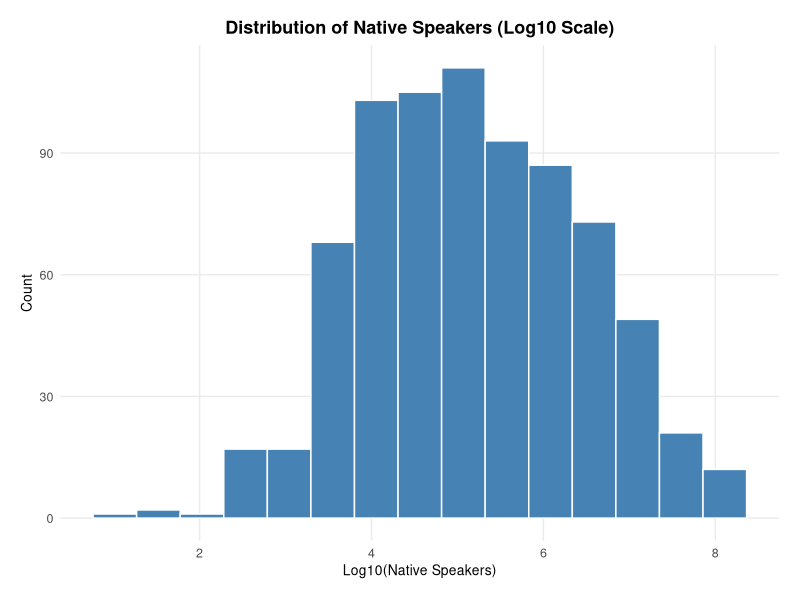
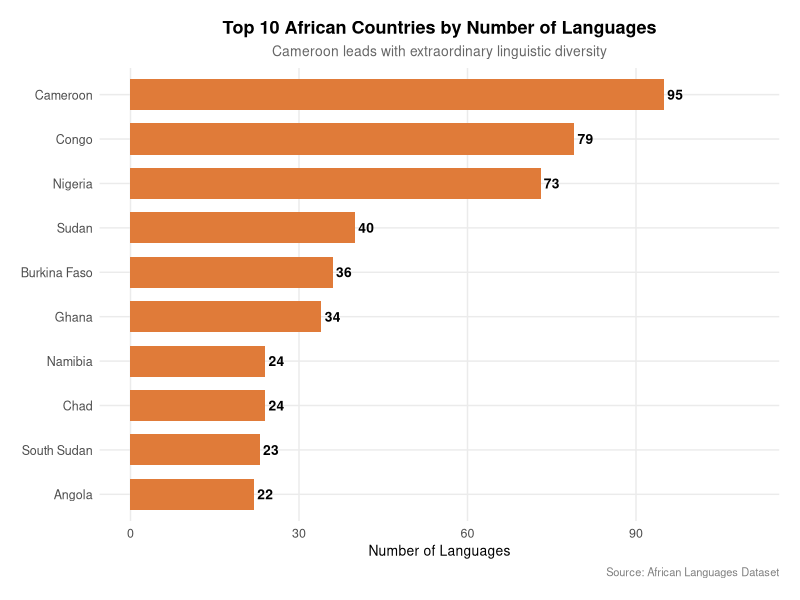
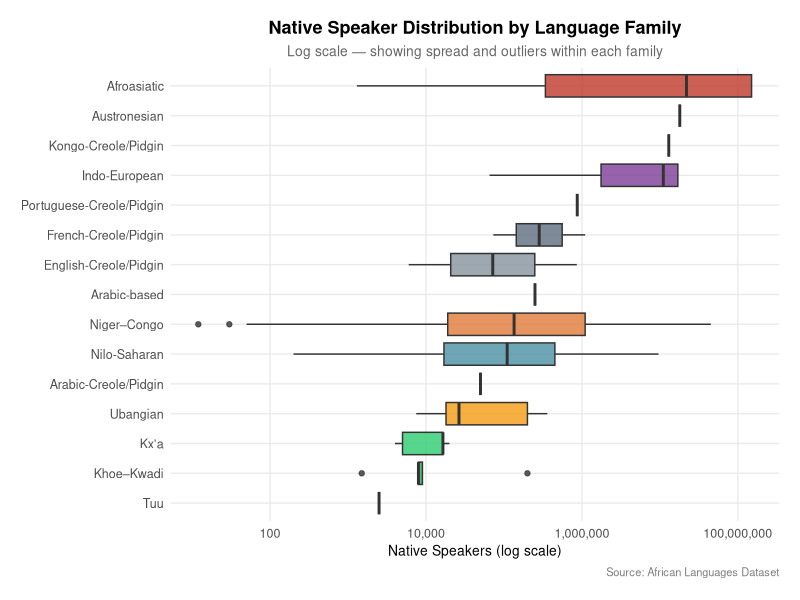
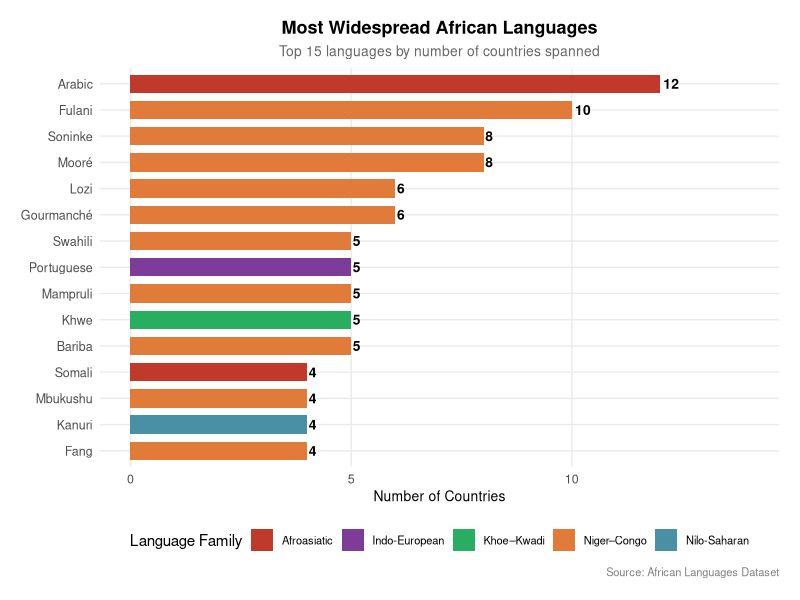

Generate these figures, in order, with R:
## ---- chunk 1
knitr::opts_chunk$set(echo = TRUE, warning = FALSE, message = FALSE)
library(tidyverse)
library(patchwork)
## ---- chunk 2
theme_african <- theme_minimal() +
  theme(
    plot.title    = element_text(size = 13, face = "bold", hjust = 0.5),
    plot.subtitle = element_text(size = 10, hjust = 0.5, color = "grey40"),
    plot.caption  = element_text(size = 8, hjust = 1, color = "grey50"),
    axis.title    = element_text(size = 10),
    axis.text     = element_text(size = 9),
    panel.grid.minor = element_blank(),
    plot.margin   = margin(15, 15, 15, 15)
  )

africa_colours <- c(
  "Niger–Congo"              = "#E07B39",
  "Nilo-Saharan"             = "#4A90A4",
  "Afroasiatic"              = "#C0392B",
  "Indo-European"            = "#7D3C98",
  "Khoe–Kwadi"               = "#27AE60",
  "Kxʼa"                     = "#2ECC71",
  "Ubangian"                 = "#F39C12",
  "Tuu"                      = "#1ABC9C",
  "Austronesian"             = "#3498DB",
  "Kongo-Creole/Pidgin"      = "#E74C3C",
  "Arabic-Creole/Pidgin"     = "#D4AC0D",
  "English-Creole/Pidgin"    = "#85929E",
  "French-Creole/Pidgin"     = "#5D6D7E",
  "Portuguese-Creole/Pidgin" = "#A04000"
)
## ---- chunk 3
data <- read_csv("../data/africa_languages.csv",
                 locale = locale(encoding = "UTF-8"))
glimpse(data)
## ---- chunk 4
data_clean <- data %>%
  mutate(family = case_when(
    language == "Shabo"                  ~ "Nilo-Saharan",
    language == "Bozo"                   ~ "Niger\u2013Congo",
    language == "Kituba"                 ~ "Kongo-Creole/Pidgin",
    language == "Nubi"                   ~ "Arabic-Creole/Pidgin",
    language == "Krio"                   ~ "English-Creole/Pidgin",
    language == "Pichinglis"             ~ "English-Creole/Pidgin",
    language == "Mauritian Creole"       ~ "French-Creole/Pidgin",
    language == "Seychellois Creole"     ~ "French-Creole/Pidgin",
    language == "Cape Verdean Creole"    ~ "Portuguese-Creole/Pidgin",
    family   == "Afro-Asiatic"           ~ "Afroasiatic",
    TRUE ~ family
  )) %>%
  distinct(language, country, .keep_all = TRUE)
## ---- chunk 5
data_clean %>%
  summarise(
    total_rows       = n(),
    unique_languages = n_distinct(language),
    unique_countries = n_distinct(country),
    unique_families  = n_distinct(family)
  )
## ---- chunk 6
summary(data_clean$native_speakers)
## ---- chunk 7
data_clean %>%
  mutate(log_speakers = log10(native_speakers)) %>%
  ggplot(aes(x = log_speakers)) +
  geom_histogram(bins = 15, fill = "steelblue", color = "white") +
  labs(
    title = "Distribution of Native Speakers (Log10 Scale)",
    x     = "Log10(Native Speakers)",
    y     = "Count"
  ) +
  theme_african
## ---- chunk 8
p1 <- data_clean %>%
  group_by(country) %>%
  summarise(num_languages = n_distinct(language)) %>%
  arrange(desc(num_languages)) %>%
  slice_head(n = 10) %>%
  ggplot(aes(x = reorder(country, num_languages), y = num_languages)) +
  geom_col(fill = "#E07B39", width = 0.7) +
  geom_text(aes(label = num_languages),
            hjust = -0.2, size = 3.5, fontface = "bold") +
  coord_flip() +
  scale_y_continuous(limits = c(0, 110)) +
  labs(
    title    = "Top 10 African Countries by Number of Languages",
    subtitle = "Cameroon leads with extraordinary linguistic diversity",
    x        = NULL,
    y        = "Number of Languages",
    caption  = "Source: African Languages Dataset"
  ) +
  theme_african
p1
## ---- chunk 9
data_clean %>%
  group_by(family) %>%
  summarise(
    `Number of Languages` = n_distinct(language),
    `Median Speakers`     = scales::comma(median(native_speakers)),
    `Total Speakers`      = scales::comma(sum(native_speakers))
  ) %>%
  arrange(desc(`Number of Languages`)) %>%
  knitr::kable(caption = "Language Family Statistics")
## ---- chunk 10
p3 <- data_clean %>%
  ggplot(aes(x = reorder(family, native_speakers, median),
             y = native_speakers,
             fill = family)) +
  geom_boxplot(show.legend = FALSE, alpha = 0.8) +
  scale_y_log10(labels = scales::comma) +
  scale_fill_manual(values = africa_colours) +
  coord_flip() +
  labs(
    title    = "Native Speaker Distribution by Language Family",
    subtitle = "Log scale — showing spread and outliers within each family",
    x        = NULL,
    y        = "Native Speakers (log scale)",
    caption  = "Source: African Languages Dataset"
  ) +
  theme_african
p3
## ---- chunk 11
p2 <- data_clean %>%
  group_by(language) %>%
  summarise(
    num_countries = n_distinct(country),
    family        = first(family)
  ) %>%
  filter(num_countries > 1) %>%
  arrange(desc(num_countries)) %>%
  slice_head(n = 15) %>%
  ggplot(aes(x = reorder(language, num_countries),
             y = num_countries,
             fill = family)) +
  geom_col(width = 0.7) +
  geom_text(aes(label = num_countries),
            hjust = -0.2, size = 3.5, fontface = "bold") +
  coord_flip() +
  scale_fill_manual(values = africa_colours) +
  scale_y_continuous(limits = c(0, 14)) +
  labs(
    title    = "Most Widespread African Languages",
    subtitle = "Top 15 languages by number of countries spanned",
    x        = NULL,
    y        = "Number of Countries",
    fill     = "Language Family",
    caption  = "Source: African Languages Dataset"
  ) +
  theme_african +
  theme(legend.position = "bottom",
        legend.text = element_text(size = 8))
p2
